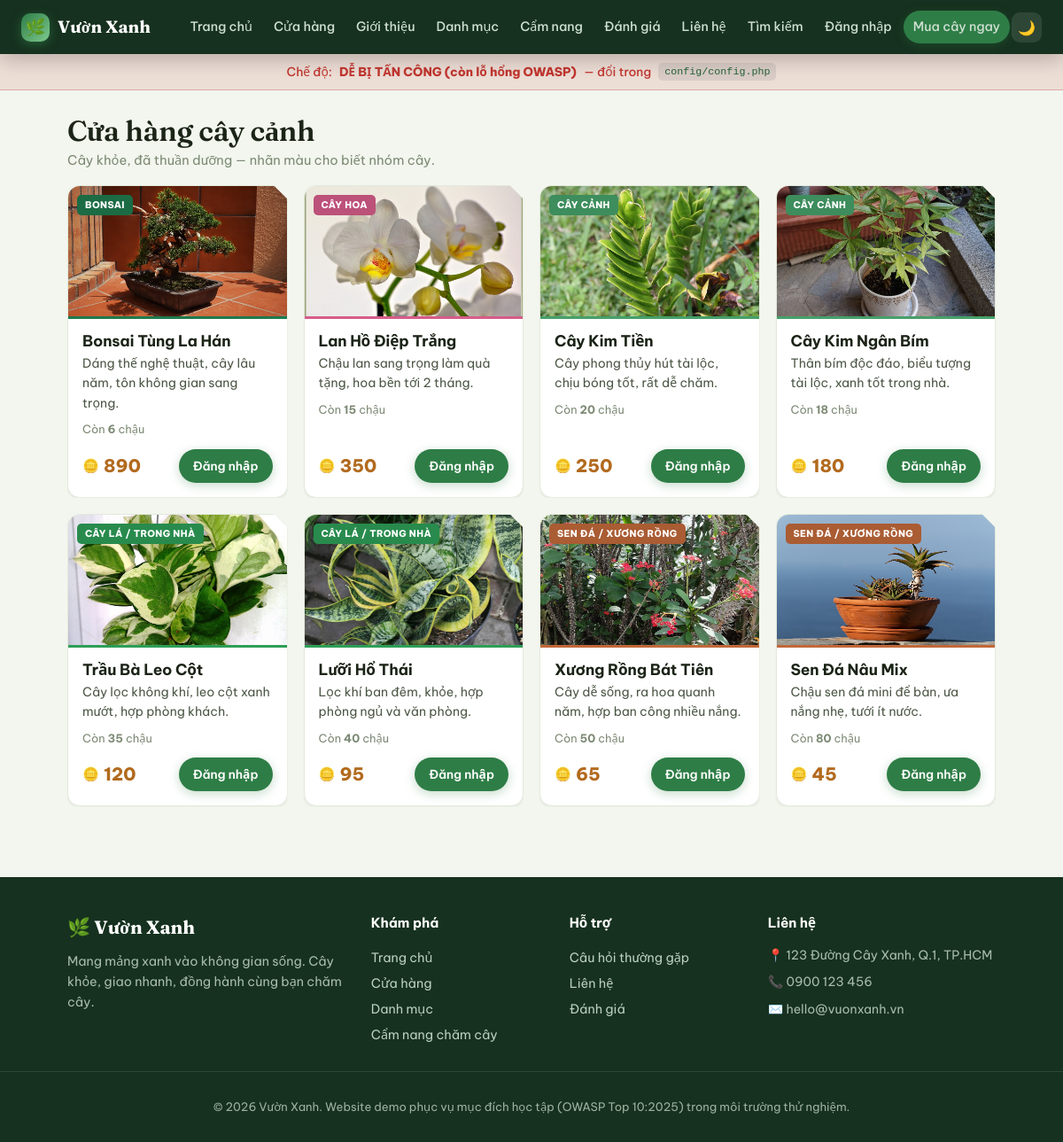
The page /shop.php on the database its author committed.
### tables this page shows
CREATE TABLE items (
    id          INT AUTO_INCREMENT PRIMARY KEY,
    name        VARCHAR(150) NOT NULL,
    description TEXT,
    price       INT NOT NULL DEFAULT 0,              
    stock       INT NOT NULL DEFAULT 0,
    created_at  TIMESTAMP DEFAULT CURRENT_TIMESTAMP
);

### includes/functions.php (called while the page is built, shortened)
<?php
function out($str) {
    return $str;
}
function current_user($conn) {
    if (empty($_SESSION['user_id'])) return null;
    $id = (int)$_SESSION['user_id'];
    $res = mysqli_query($conn, "SELECT * FROM users WHERE id = $id");
    return $res ? mysqli_fetch_assoc($res) : null;
}
function is_logged_in() {
    return !empty($_SESSION['user_id']);
}
function _svg($inner) {
    return '<svg viewBox="0 0 64 64" fill="currentColor" aria-hidden="true">' . $inner . '</svg>';
}
function plant_visual($name) {
    $n = mb_strtolower($name ?? '', 'UTF-8');
    $has = function ($kws) use ($n) {
        foreach ($kws as $k) if (mb_strpos($n, $k) !== false) return true;
        return false;
    };
    $pot = '<path d="M19 43h26l-2.6 15.2A4 4 0 0 1 38.4 61H25.6a4 4 0 0 1-3.9-3.4L19 43z" opacity=".5"/>';
    if ($has(['sen đá','sen da','xương rồng','xuong rong','cactus','succulent'])) {
        $s = '<rect x="28" y="12" width="8" height="34" rx="4"/>'
           . '<path d="M28 27h-3a4 4 0 0 0-4 4v3a3 3 0 0 0 6 0" fill="none" stroke="currentColor" stroke-width="3.4" stroke-linecap="round"/>'
           . '<path d="M36 23h3a4 4 0 0 1 4 4v3a3 3 0 0 1-6 0" fill="none" stroke="currentColor" stroke-width="3.4" stroke-linecap="round"/>';
        return ['svg' => _svg($pot.$s), 'color' => '#c1683a', 'tag' => 'Sen đá / Xương rồng'];
    }
    if ($has(['lan','hoa','hồng','hong','cúc','cuc','flower'])) {
        $s = '<path d="M31 30h2v16h-2z"/>'
           . '<path d="M22 22c0-7 5-13 10-13s10 6 10 13-5 12-10 12-10-5-10-12z"/>'
           . '<circle cx="32" cy="22" r="4" opacity=".45"/>'
           . '<path d="M33 45c6-1 10-5 12-11-7 0-11 4-12 11z" opacity=".8"/>';
        return ['svg' => _svg($pot.$s), 'color' => '#d65c8a', 'tag' => 'Cây hoa'];
    }
    if ($has(['bonsai','tùng','tung','lộc vừng','loc vung','sanh','đa','da '])) {
        $s = '<path d="M32 44V27" fill="none" stroke="currentColor" stroke-width="4" stroke-linecap="round"/>'
           . '<ellipse cx="24" cy="23" rx="10" ry="7"/><ellipse cx="41" cy="19" rx="11" ry="7"/><ellipse cx="33" cy="13" rx="9" ry="6"/>';
        return ['svg' => _svg($pot.$s), 'color' => '#1f7a4d', 'tag' => 'Bonsai'];
    }
    if ($has(['trầu bà','trau ba','trầu','leo','lá','la ','vạn niên','van nien','lưỡi hổ','luoi ho'])) {
        $s = '<path d="M14 48C14 28 30 15 49 15 49 35 33 48 14 48z"/>'
           . '<path d="M32 46c8-6 13-14 15-24" fill="none" stroke="currentColor" stroke-width="3" opacity=".35"/>';
        return ['svg' => _svg($pot.$s), 'color' => '#2e9e57', 'tag' => 'Cây lá / Trong nhà'];
    }
    $s = '<path d="M32 44C31 32 25 26 15 25c1 11 7 17 17 19z" opacity=".8"/>'
       . '<path d="M32 44C33 30 40 24 50 24c-1 12-8 18-18 20z"/>'
       . '<path d="M32 44V22" fill="none" stroke="currentColor" stroke-width="3" stroke-linecap="round"/>';
    return ['svg' => _svg($pot.$s), 'color' => '#47a06a', 'tag' => 'Cây cảnh'];
}
function plant_image($name) {
    $n = mb_strtolower($name ?? '', 'UTF-8');
    $map = [
        'sen đá' => 'sen-da', 'sen da' => 'sen-da',
        'xương rồng' => 'xuong-rong', 'xuong rong' => 'xuong-rong',
        'hồ điệp' => 'lan-ho-diep', 'lan' => 'lan-ho-diep',
        'bonsai' => 'bonsai', 'tùng' => 'bonsai',
        'kim tiền' => 'kim-tien', 'kim tien' => 'kim-tien',
        'kim ngân' => 'kim-ngan', 'kim ngan' => 'kim-ngan',
        'trầu bà' => 'trau-ba', 'trau ba' => 'trau-ba',
        'lưỡi hổ' => 'luoi-ho', 'luoi ho' => 'luoi-ho',
    ];
    foreach ($map as $kw => $slug) {
        if (mb_strpos($n, $kw) !== false) {
            $rel = 'assets/img/plants/' . $slug . '.jpg';
            if (is_file(__DIR__ . '/../public/' . $rel)) return $rel;
        }
    }
    return null;
}

### public/shop.php (the view, shortened to what this page needs)
<?php
require_once __DIR__ . '/../includes/functions.php';
include __DIR__ . '/../includes/header.php';
$items = mysqli_query($conn, "SELECT * FROM items ORDER BY price DESC");
?>
<div class="row-between">
    <div>
        <h1 style="margin:0">Cửa hàng cây cảnh</h1>
        <p class="hint" style="margin:2px 0 0">Cây khỏe, đã thuần dưỡng &mdash; nhãn màu cho biết nhóm cây.</p>
    </div>
</div>
<div class="grid" style="margin-top:16px">
<?php while ($it = mysqli_fetch_assoc($items)):
    $v = plant_visual($it['name']); ?>
    <div class="card item" style="--rar:<?= $v['color'] ?>">
        <div class="item-fig">
            <span class="rar-badge"><?= $v['tag'] ?></span>
            <?php if ($img = plant_image($it['name'])): ?>
                <img class="item-photo" src="<?= $img ?>" alt="<?= out($it['name']) ?>" loading="lazy">
            <?php else: ?>
                <?= $v['svg'] ?>
            <?php endif; ?>
        </div>
        <div class="item-body">
            <h3><?= out($it['name']) ?></h3>
            <p class="idesc"><?= out($it['description']) ?></p>
            <p class="stock">Còn <strong><?= (int)$it['stock'] ?></strong> chậu</p>
            <div class="item-foot">
                <span class="price"><?= (int)$it['price'] ?></span>
                <?php if (is_logged_in()): ?>
                    <form method="post" action="buy.php">
                        <?= csrf_field() ?>
                        <input type="hidden" name="item_id" value="<?= (int)$it['id'] ?>">
                        <button type="submit">Mua</button>
                    </form>
                <?php else: ?>
                    <a class="btn btn-sm" href="login.php">Đăng nhập</a>
                <?php endif; ?>
            </div>
        </div>
    </div>
<?php endwhile; ?>
</div>
<?php include __DIR__ . '/../includes/footer.php'; ?>

### includes/header.php (shortened to what this page needs)
<?php
require_once __DIR__ . '/functions.php';
$me = current_user($conn);
?><!DOCTYPE html>
<html lang="vi">
<head>
    <link rel="stylesheet" href="assets/css/style.css">
</head>
<body>
<header class="topbar">
    <a class="brand" href="index.php">Vườn Xanh</a>
    <nav>
        <a href="index.php">Trang chủ</a>
        <a href="shop.php">Cửa hàng</a>
        <a href="gioi-thieu.php">Giới thiệu</a>
        <a href="index.php#categories">Danh mục</a>
        <a href="index.php#blog">Cẩm nang</a>
        <a href="index.php#reviews">Đánh giá</a>
        <a href="index.php#contact">Liên hệ</a>
        <a href="search.php">Tìm kiếm</a>
        <?php if ($me): ?>
            <a href="profile.php?id=<?= (int)$me['id'] ?>">Tài khoản</a>
            <?php if ($me['role'] === 'admin'): ?>
                <a href="admin.php" class="admin-link">Quản trị</a>
            <?php endif; ?>
            <span class="coins"><?= (int)$me['balance'] ?> coin</span>
            <span class="hi">Chào, <?= out($me['username']) ?></span>
            <button id="theme-toggle" class="theme-btn" type="button" aria-label="Đổi giao diện sáng/tối" title="Sáng / Tối">🌙</button>
            <a href="logout.php">Đăng xuất</a>
        <?php else: ?>
            <a href="login.php">Đăng nhập</a>
            <a class="btn btn-nav" href="shop.php">Mua cây ngay</a>
            <button id="theme-toggle" class="theme-btn" type="button" aria-label="Đổi giao diện sáng/tối" title="Sáng / Tối">🌙</button>
        <?php endif; ?>
    </nav>
</header>
<div class="mode-banner <?= SECURE ? 'secure' : 'vuln' ?>">
    Chế độ: <strong><?= SECURE ? 'AN TOÀN (đã vá lỗ hổng)' : 'DỄ BỊ TẤN CÔNG (còn lỗ hổng OWASP)' ?></strong>
    &mdash; đổi trong <code>config/config.php</code>
</div>
<main class="container">

### includes/footer.php (shortened to what this page needs)
</main>
<footer class="site-footer">
    <div class="footer-inner">
        <div class="footer-brand">
            <span class="f-logo">🌿 Vườn Xanh</span>
            <p>Mang mảng xanh vào không gian sống. Cây khỏe, giao nhanh, đồng hành cùng bạn chăm cây.</p>
        </div>
        <div class="footer-col">
            <h4>Khám phá</h4>
            <a href="index.php">Trang chủ</a>
            <a href="shop.php">Cửa hàng</a>
            <a href="index.php#categories">Danh mục</a>
            <a href="index.php#blog">Cẩm nang chăm cây</a>
        </div>
        <div class="footer-col">
            <h4>Hỗ trợ</h4>
            <a href="index.php#faq">Câu hỏi thường gặp</a>
            <a href="index.php#contact">Liên hệ</a>
            <a href="index.php#reviews">Đánh giá</a>
        </div>
        <div class="footer-col">
            <h4>Liên hệ</h4>
            <p>📍 123 Đường Cây Xanh, Q.1, TP.HCM</p>
            <p>📞 0900 123 456</p>
            <p>✉️ hello@vuonxanh.vn</p>
        </div>
    </div>
    <div class="footer-bottom">
        <p>© <?= date('Y') ?> Vườn Xanh. Website demo phục vụ mục đích học tập (OWASP Top 10:2025) trong môi trường thử nghiệm.</p>
    </div>
</footer>
</body>
</html>

### rows shown on the page
items: name "BONSAI", shows a picture, name "Bonsai Tùng La Hán", description "Dáng thế nghệ thuật, cây lâu năm, tôn không gian sang trọng.", stock "6", price "890"
items: name "CÂY HOA", shows a picture, name "Lan Hồ Điệp Trắng", description "Chậu lan sang trọng làm quà tặng, hoa bền tới 2 tháng.", stock "15", price "350"
items: name "CÂY CẢNH", shows a picture, name "Cây Kim Tiền", description "Cây phong thủy hút tài lộc, chịu bóng tốt, rất dễ chăm.", stock "20", price "250"
items: name "CÂY CẢNH", shows a picture, name "Cây Kim Ngân Bím", description "Thân bím độc đáo, biểu tượng tài lộc, xanh tốt trong nhà.", stock "18", price "180"
items: name "CÂY LÁ / TRONG NHÀ", shows a picture, name "Trầu Bà Leo Cột", description "Cây lọc không khí, leo cột xanh mướt, hợp phòng khách.", stock "35", price "120"
items: name "CÂY LÁ / TRONG NHÀ", shows a picture, name "Lưỡi Hổ Thái", description "Lọc khí ban đêm, khỏe, hợp phòng ngủ và văn phòng.", stock "40", price "95"
items: name "SEN ĐÁ / XƯƠNG RỒNG", shows a picture, name "Xương Rồng Bát Tiên", description "Cây dễ sống, ra hoa quanh năm, hợp ban công nhiều nắng.", stock "50", price "65"
items: name "SEN ĐÁ / XƯƠNG RỒNG", shows a picture, name "Sen Đá Nâu Mix", description "Chậu sen đá mini để bàn, ưa nắng nhẹ, tưới ít nước.", stock "80", price "45"
